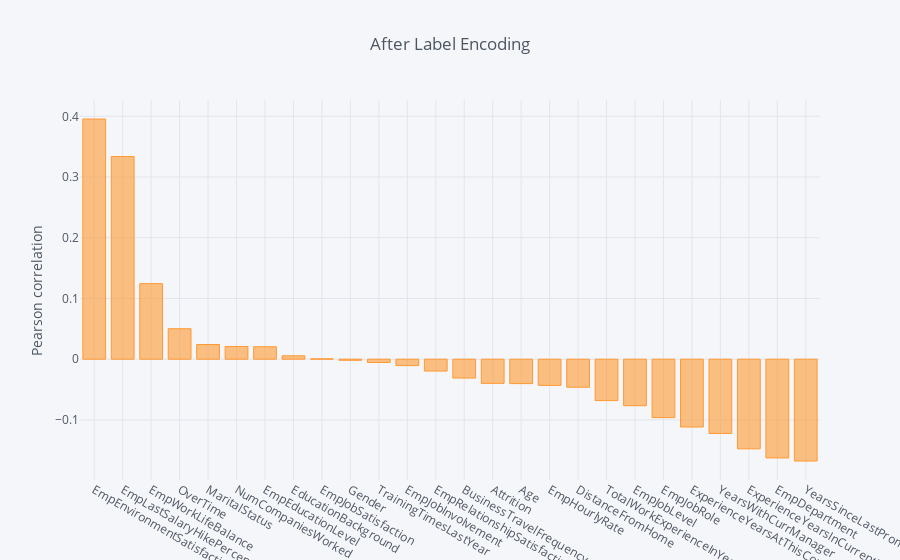

Notebook code for this chart:
### Code cell
#plotting corelation of 'PerformanceRating' in descending order after label encoding
abc_le.corr()['PerformanceRating'][:-1].sort_values(ascending=False).iplot(kind='bar',yTitle='Pearson correlation',
                                                                           title='After Label Encoding')

### Figure 1 — Plotly figure (JSON) as saved in the notebook; plotly's stock layout.template omitted (floating-point values rounded to 4 significant figures)
{"data": [{"marker": {"color": "rgba(255, 153, 51, 0.6)", "line": {"color": "rgba(255, 153, 51, 1.0)", "width": 1}}, "name": "PerformanceRating", "orientation": "v", "text": "", "type": "bar", "uid": "f69d1776-cad9-4214-b971-bf8b45a98be9", "x": ["EmpEnvironmentSatisfaction", "EmpLastSalaryHikePercent", "EmpWorkLifeBalance", "OverTime", "MaritalStatus", "NumCompaniesWorked", "EmpEducationLevel", "EducationBackground", "EmpJobSatisfaction", "Gender", "TrainingTimesLastYear", "EmpJobInvolvement", "EmpRelationshipSatisfaction", "BusinessTravelFrequency", "Attrition", "Age", "EmpHourlyRate", "DistanceFromHome", "TotalWorkExperienceInYears", "EmpJobLevel", "EmpJobRole", "ExperienceYearsAtThisCompany", "YearsWithCurrManager", "ExperienceYearsInCurrentRole", "EmpDepartment", "YearsSinceLastPromotion"], "y": [0.3956, 0.3337, 0.1244, 0.05021, 0.02417, 0.02098, 0.02053, 0.005607, 0.0006059, -0.00178, -0.005443, -0.01054, -0.0195, -0.03102, -0.0398, -0.04016, -0.04312, -0.04614, -0.06814, -0.07663, -0.09621, -0.1116, -0.1223, -0.1476, -0.1626, -0.1676]}], "layout": {"legend": {"bgcolor": "#F5F6F9", "font": {"color": "#4D5663"}}, "paper_bgcolor": "#F5F6F9", "plot_bgcolor": "#F5F6F9", "title": {"font": {"color": "#4D5663"}, "text": "After Label Encoding"}, "xaxis": {"gridcolor": "#E1E5ED", "showgrid": true, "tickfont": {"color": "#4D5663"}, "title": {"font": {"color": "#4D5663"}, "text": ""}, "zerolinecolor": "#E1E5ED"}, "yaxis": {"gridcolor": "#E1E5ED", "showgrid": true, "tickfont": {"color": "#4D5663"}, "title": {"font": {"color": "#4D5663"}, "text": "Pearson correlation"}, "zerolinecolor": "#E1E5ED"}}}
